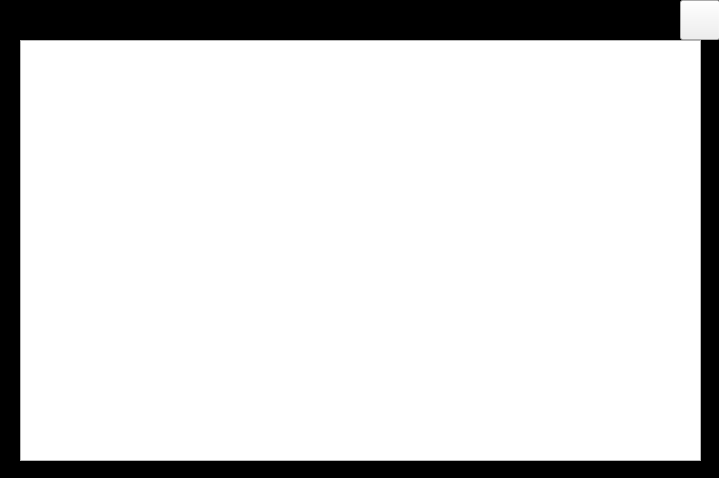
<?xml version="1.0" encoding="UTF-8"?>
<ui version="4.0">
 <class>oneTableView</class>
 <widget class="QWidget" name="oneTableView">
  <property name="geometry">
   <rect>
    <x>0</x>
    <y>0</y>
    <width>719</width>
    <height>478</height>
   </rect>
  </property>
  <property name="windowTitle">
   <string>Form</string>
  </property>
  <widget class="QLabel" name="labe_top">
   <property name="geometry">
    <rect>
     <x>0</x>
     <y>0</y>
     <width>721</width>
     <height>40</height>
    </rect>
   </property>
   <property name="palette">
    <palette>
     <active>
      <colorrole role="WindowText">
       <brush brushstyle="SolidPattern">
        <color alpha="255">
         <red>255</red>
         <green>255</green>
         <blue>255</blue>
        </color>
       </brush>
      </colorrole>
      <colorrole role="Button">
       <brush brushstyle="SolidPattern">
        <color alpha="255">
         <red>0</red>
         <green>0</green>
         <blue>0</blue>
        </color>
       </brush>
      </colorrole>
      <colorrole role="Light">
       <brush brushstyle="SolidPattern">
        <color alpha="255">
         <red>0</red>
         <green>0</green>
         <blue>0</blue>
        </color>
       </brush>
      </colorrole>
      <colorrole role="Midlight">
       <brush brushstyle="SolidPattern">
        <color alpha="255">
         <red>0</red>
         <green>0</green>
         <blue>0</blue>
        </color>
       </brush>
      </colorrole>
      <colorrole role="Dark">
       <brush brushstyle="SolidPattern">
        <color alpha="255">
         <red>0</red>
         <green>0</green>
         <blue>0</blue>
        </color>
       </brush>
      </colorrole>
      <colorrole role="Mid">
       <brush brushstyle="SolidPattern">
        <color alpha="255">
         <red>0</red>
         <green>0</green>
         <blue>0</blue>
        </color>
       </brush>
      </colorrole>
      <colorrole role="Text">
       <brush brushstyle="SolidPattern">
        <color alpha="255">
         <red>255</red>
         <green>255</green>
         <blue>255</blue>
        </color>
       </brush>
      </colorrole>
      <colorrole role="BrightText">
       <brush brushstyle="SolidPattern">
        <color alpha="255">
         <red>255</red>
         <green>255</green>
         <blue>255</blue>
        </color>
       </brush>
      </colorrole>
      <colorrole role="ButtonText">
       <brush brushstyle="SolidPattern">
        <color alpha="255">
         <red>255</red>
         <green>255</green>
         <blue>255</blue>
        </color>
       </brush>
      </colorrole>
      <colorrole role="Base">
       <brush brushstyle="SolidPattern">
        <color alpha="255">
         <red>0</red>
         <green>0</green>
         <blue>0</blue>
        </color>
       </brush>
      </colorrole>
      <colorrole role="Window">
       <brush brushstyle="SolidPattern">
        <color alpha="255">
         <red>0</red>
         <green>0</green>
         <blue>0</blue>
        </color>
       </brush>
      </colorrole>
      <colorrole role="Shadow">
       <brush brushstyle="SolidPattern">
        <color alpha="255">
         <red>0</red>
         <green>0</green>
         <blue>0</blue>
        </color>
       </brush>
      </colorrole>
      <colorrole role="AlternateBase">
       <brush brushstyle="SolidPattern">
        <color alpha="255">
         <red>0</red>
         <green>0</green>
         <blue>0</blue>
        </color>
       </brush>
      </colorrole>
      <colorrole role="ToolTipBase">
       <brush brushstyle="SolidPattern">
        <color alpha="255">
         <red>255</red>
         <green>255</green>
         <blue>220</blue>
        </color>
       </brush>
      </colorrole>
      <colorrole role="ToolTipText">
       <brush brushstyle="SolidPattern">
        <color alpha="255">
         <red>0</red>
         <green>0</green>
         <blue>0</blue>
        </color>
       </brush>
      </colorrole>
     </active>
     <inactive>
      <colorrole role="WindowText">
       <brush brushstyle="SolidPattern">
        <color alpha="255">
         <red>255</red>
         <green>255</green>
         <blue>255</blue>
        </color>
       </brush>
      </colorrole>
      <colorrole role="Button">
       <brush brushstyle="SolidPattern">
        <color alpha="255">
         <red>0</red>
         <green>0</green>
         <blue>0</blue>
        </color>
       </brush>
      </colorrole>
      <colorrole role="Light">
       <brush brushstyle="SolidPattern">
        <color alpha="255">
         <red>0</red>
         <green>0</green>
         <blue>0</blue>
        </color>
       </brush>
      </colorrole>
      <colorrole role="Midlight">
       <brush brushstyle="SolidPattern">
        <color alpha="255">
         <red>0</red>
         <green>0</green>
         <blue>0</blue>
        </color>
       </brush>
      </colorrole>
      <colorrole role="Dark">
       <brush brushstyle="SolidPattern">
        <color alpha="255">
         <red>0</red>
         <green>0</green>
         <blue>0</blue>
        </color>
       </brush>
      </colorrole>
      <colorrole role="Mid">
       <brush brushstyle="SolidPattern">
        <color alpha="255">
         <red>0</red>
         <green>0</green>
         <blue>0</blue>
        </color>
       </brush>
      </colorrole>
      <colorrole role="Text">
       <brush brushstyle="SolidPattern">
        <color alpha="255">
         <red>255</red>
         <green>255</green>
         <blue>255</blue>
        </color>
       </brush>
      </colorrole>
      <colorrole role="BrightText">
       <brush brushstyle="SolidPattern">
        <color alpha="255">
         <red>255</red>
         <green>255</green>
         <blue>255</blue>
        </color>
       </brush>
      </colorrole>
      <colorrole role="ButtonText">
       <brush brushstyle="SolidPattern">
        <color alpha="255">
         <red>255</red>
         <green>255</green>
         <blue>255</blue>
        </color>
       </brush>
      </colorrole>
      <colorrole role="Base">
       <brush brushstyle="SolidPattern">
        <color alpha="255">
         <red>0</red>
         <green>0</green>
         <blue>0</blue>
        </color>
       </brush>
      </colorrole>
      <colorrole role="Window">
       <brush brushstyle="SolidPattern">
        <color alpha="255">
         <red>0</red>
         <green>0</green>
         <blue>0</blue>
        </color>
       </brush>
      </colorrole>
      <colorrole role="Shadow">
       <brush brushstyle="SolidPattern">
        <color alpha="255">
         <red>0</red>
         <green>0</green>
         <blue>0</blue>
        </color>
       </brush>
      </colorrole>
      <colorrole role="AlternateBase">
       <brush brushstyle="SolidPattern">
        <color alpha="255">
         <red>0</red>
         <green>0</green>
         <blue>0</blue>
        </color>
       </brush>
      </colorrole>
      <colorrole role="ToolTipBase">
       <brush brushstyle="SolidPattern">
        <color alpha="255">
         <red>255</red>
         <green>255</green>
         <blue>220</blue>
        </color>
       </brush>
      </colorrole>
      <colorrole role="ToolTipText">
       <brush brushstyle="SolidPattern">
        <color alpha="255">
         <red>0</red>
         <green>0</green>
         <blue>0</blue>
        </color>
       </brush>
      </colorrole>
     </inactive>
     <disabled>
      <colorrole role="WindowText">
       <brush brushstyle="SolidPattern">
        <color alpha="255">
         <red>0</red>
         <green>0</green>
         <blue>0</blue>
        </color>
       </brush>
      </colorrole>
      <colorrole role="Button">
       <brush brushstyle="SolidPattern">
        <color alpha="255">
         <red>0</red>
         <green>0</green>
         <blue>0</blue>
        </color>
       </brush>
      </colorrole>
      <colorrole role="Light">
       <brush brushstyle="SolidPattern">
        <color alpha="255">
         <red>0</red>
         <green>0</green>
         <blue>0</blue>
        </color>
       </brush>
      </colorrole>
      <colorrole role="Midlight">
       <brush brushstyle="SolidPattern">
        <color alpha="255">
         <red>0</red>
         <green>0</green>
         <blue>0</blue>
        </color>
       </brush>
      </colorrole>
      <colorrole role="Dark">
       <brush brushstyle="SolidPattern">
        <color alpha="255">
         <red>0</red>
         <green>0</green>
         <blue>0</blue>
        </color>
       </brush>
      </colorrole>
      <colorrole role="Mid">
       <brush brushstyle="SolidPattern">
        <color alpha="255">
         <red>0</red>
         <green>0</green>
         <blue>0</blue>
        </color>
       </brush>
      </colorrole>
      <colorrole role="Text">
       <brush brushstyle="SolidPattern">
        <color alpha="255">
         <red>0</red>
         <green>0</green>
         <blue>0</blue>
        </color>
       </brush>
      </colorrole>
      <colorrole role="BrightText">
       <brush brushstyle="SolidPattern">
        <color alpha="255">
         <red>255</red>
         <green>255</green>
         <blue>255</blue>
        </color>
       </brush>
      </colorrole>
      <colorrole role="ButtonText">
       <brush brushstyle="SolidPattern">
        <color alpha="255">
         <red>0</red>
         <green>0</green>
         <blue>0</blue>
        </color>
       </brush>
      </colorrole>
      <colorrole role="Base">
       <brush brushstyle="SolidPattern">
        <color alpha="255">
         <red>0</red>
         <green>0</green>
         <blue>0</blue>
        </color>
       </brush>
      </colorrole>
      <colorrole role="Window">
       <brush brushstyle="SolidPattern">
        <color alpha="255">
         <red>0</red>
         <green>0</green>
         <blue>0</blue>
        </color>
       </brush>
      </colorrole>
      <colorrole role="Shadow">
       <brush brushstyle="SolidPattern">
        <color alpha="255">
         <red>0</red>
         <green>0</green>
         <blue>0</blue>
        </color>
       </brush>
      </colorrole>
      <colorrole role="AlternateBase">
       <brush brushstyle="SolidPattern">
        <color alpha="255">
         <red>0</red>
         <green>0</green>
         <blue>0</blue>
        </color>
       </brush>
      </colorrole>
      <colorrole role="ToolTipBase">
       <brush brushstyle="SolidPattern">
        <color alpha="255">
         <red>255</red>
         <green>255</green>
         <blue>220</blue>
        </color>
       </brush>
      </colorrole>
      <colorrole role="ToolTipText">
       <brush brushstyle="SolidPattern">
        <color alpha="255">
         <red>0</red>
         <green>0</green>
         <blue>0</blue>
        </color>
       </brush>
      </colorrole>
     </disabled>
    </palette>
   </property>
   <property name="autoFillBackground">
    <bool>true</bool>
   </property>
   <property name="text">
    <string/>
   </property>
  </widget>
  <widget class="QLabel" name="labe_bot">
   <property name="geometry">
    <rect>
     <x>0</x>
     <y>460</y>
     <width>721</width>
     <height>20</height>
    </rect>
   </property>
   <property name="palette">
    <palette>
     <active>
      <colorrole role="WindowText">
       <brush brushstyle="SolidPattern">
        <color alpha="255">
         <red>255</red>
         <green>255</green>
         <blue>255</blue>
        </color>
       </brush>
      </colorrole>
      <colorrole role="Button">
       <brush brushstyle="SolidPattern">
        <color alpha="255">
         <red>0</red>
         <green>0</green>
         <blue>0</blue>
        </color>
       </brush>
      </colorrole>
      <colorrole role="Light">
       <brush brushstyle="SolidPattern">
        <color alpha="255">
         <red>0</red>
         <green>0</green>
         <blue>0</blue>
        </color>
       </brush>
      </colorrole>
      <colorrole role="Midlight">
       <brush brushstyle="SolidPattern">
        <color alpha="255">
         <red>0</red>
         <green>0</green>
         <blue>0</blue>
        </color>
       </brush>
      </colorrole>
      <colorrole role="Dark">
       <brush brushstyle="SolidPattern">
        <color alpha="255">
         <red>0</red>
         <green>0</green>
         <blue>0</blue>
        </color>
       </brush>
      </colorrole>
      <colorrole role="Mid">
       <brush brushstyle="SolidPattern">
        <color alpha="255">
         <red>0</red>
         <green>0</green>
         <blue>0</blue>
        </color>
       </brush>
      </colorrole>
      <colorrole role="Text">
       <brush brushstyle="SolidPattern">
        <color alpha="255">
         <red>255</red>
         <green>255</green>
         <blue>255</blue>
        </color>
       </brush>
      </colorrole>
      <colorrole role="BrightText">
       <brush brushstyle="SolidPattern">
        <color alpha="255">
         <red>255</red>
         <green>255</green>
         <blue>255</blue>
        </color>
       </brush>
      </colorrole>
      <colorrole role="ButtonText">
       <brush brushstyle="SolidPattern">
        <color alpha="255">
         <red>255</red>
         <green>255</green>
         <blue>255</blue>
        </color>
       </brush>
      </colorrole>
      <colorrole role="Base">
       <brush brushstyle="SolidPattern">
        <color alpha="255">
         <red>0</red>
         <green>0</green>
         <blue>0</blue>
        </color>
       </brush>
      </colorrole>
      <colorrole role="Window">
       <brush brushstyle="SolidPattern">
        <color alpha="255">
         <red>0</red>
         <green>0</green>
         <blue>0</blue>
        </color>
       </brush>
      </colorrole>
      <colorrole role="Shadow">
       <brush brushstyle="SolidPattern">
        <color alpha="255">
         <red>0</red>
         <green>0</green>
         <blue>0</blue>
        </color>
       </brush>
      </colorrole>
      <colorrole role="AlternateBase">
       <brush brushstyle="SolidPattern">
        <color alpha="255">
         <red>0</red>
         <green>0</green>
         <blue>0</blue>
        </color>
       </brush>
      </colorrole>
      <colorrole role="ToolTipBase">
       <brush brushstyle="SolidPattern">
        <color alpha="255">
         <red>255</red>
         <green>255</green>
         <blue>220</blue>
        </color>
       </brush>
      </colorrole>
      <colorrole role="ToolTipText">
       <brush brushstyle="SolidPattern">
        <color alpha="255">
         <red>0</red>
         <green>0</green>
         <blue>0</blue>
        </color>
       </brush>
      </colorrole>
     </active>
     <inactive>
      <colorrole role="WindowText">
       <brush brushstyle="SolidPattern">
        <color alpha="255">
         <red>255</red>
         <green>255</green>
         <blue>255</blue>
        </color>
       </brush>
      </colorrole>
      <colorrole role="Button">
       <brush brushstyle="SolidPattern">
        <color alpha="255">
         <red>0</red>
         <green>0</green>
         <blue>0</blue>
        </color>
       </brush>
      </colorrole>
      <colorrole role="Light">
       <brush brushstyle="SolidPattern">
        <color alpha="255">
         <red>0</red>
         <green>0</green>
         <blue>0</blue>
        </color>
       </brush>
      </colorrole>
      <colorrole role="Midlight">
       <brush brushstyle="SolidPattern">
        <color alpha="255">
         <red>0</red>
         <green>0</green>
         <blue>0</blue>
        </color>
       </brush>
      </colorrole>
      <colorrole role="Dark">
       <brush brushstyle="SolidPattern">
        <color alpha="255">
         <red>0</red>
         <green>0</green>
         <blue>0</blue>
        </color>
       </brush>
      </colorrole>
      <colorrole role="Mid">
       <brush brushstyle="SolidPattern">
        <color alpha="255">
         <red>0</red>
         <green>0</green>
         <blue>0</blue>
        </color>
       </brush>
      </colorrole>
      <colorrole role="Text">
       <brush brushstyle="SolidPattern">
        <color alpha="255">
         <red>255</red>
         <green>255</green>
         <blue>255</blue>
        </color>
       </brush>
      </colorrole>
      <colorrole role="BrightText">
       <brush brushstyle="SolidPattern">
        <color alpha="255">
         <red>255</red>
         <green>255</green>
         <blue>255</blue>
        </color>
       </brush>
      </colorrole>
      <colorrole role="ButtonText">
       <brush brushstyle="SolidPattern">
        <color alpha="255">
         <red>255</red>
         <green>255</green>
         <blue>255</blue>
        </color>
       </brush>
      </colorrole>
      <colorrole role="Base">
       <brush brushstyle="SolidPattern">
        <color alpha="255">
         <red>0</red>
         <green>0</green>
         <blue>0</blue>
        </color>
       </brush>
      </colorrole>
      <colorrole role="Window">
       <brush brushstyle="SolidPattern">
        <color alpha="255">
         <red>0</red>
         <green>0</green>
         <blue>0</blue>
        </color>
       </brush>
      </colorrole>
      <colorrole role="Shadow">
       <brush brushstyle="SolidPattern">
        <color alpha="255">
         <red>0</red>
         <green>0</green>
         <blue>0</blue>
        </color>
       </brush>
      </colorrole>
      <colorrole role="AlternateBase">
       <brush brushstyle="SolidPattern">
        <color alpha="255">
         <red>0</red>
         <green>0</green>
         <blue>0</blue>
        </color>
       </brush>
      </colorrole>
      <colorrole role="ToolTipBase">
       <brush brushstyle="SolidPattern">
        <color alpha="255">
         <red>255</red>
         <green>255</green>
         <blue>220</blue>
        </color>
       </brush>
      </colorrole>
      <colorrole role="ToolTipText">
       <brush brushstyle="SolidPattern">
        <color alpha="255">
         <red>0</red>
         <green>0</green>
         <blue>0</blue>
        </color>
       </brush>
      </colorrole>
     </inactive>
     <disabled>
      <colorrole role="WindowText">
       <brush brushstyle="SolidPattern">
        <color alpha="255">
         <red>0</red>
         <green>0</green>
         <blue>0</blue>
        </color>
       </brush>
      </colorrole>
      <colorrole role="Button">
       <brush brushstyle="SolidPattern">
        <color alpha="255">
         <red>0</red>
         <green>0</green>
         <blue>0</blue>
        </color>
       </brush>
      </colorrole>
      <colorrole role="Light">
       <brush brushstyle="SolidPattern">
        <color alpha="255">
         <red>0</red>
         <green>0</green>
         <blue>0</blue>
        </color>
       </brush>
      </colorrole>
      <colorrole role="Midlight">
       <brush brushstyle="SolidPattern">
        <color alpha="255">
         <red>0</red>
         <green>0</green>
         <blue>0</blue>
        </color>
       </brush>
      </colorrole>
      <colorrole role="Dark">
       <brush brushstyle="SolidPattern">
        <color alpha="255">
         <red>0</red>
         <green>0</green>
         <blue>0</blue>
        </color>
       </brush>
      </colorrole>
      <colorrole role="Mid">
       <brush brushstyle="SolidPattern">
        <color alpha="255">
         <red>0</red>
         <green>0</green>
         <blue>0</blue>
        </color>
       </brush>
      </colorrole>
      <colorrole role="Text">
       <brush brushstyle="SolidPattern">
        <color alpha="255">
         <red>0</red>
         <green>0</green>
         <blue>0</blue>
        </color>
       </brush>
      </colorrole>
      <colorrole role="BrightText">
       <brush brushstyle="SolidPattern">
        <color alpha="255">
         <red>255</red>
         <green>255</green>
         <blue>255</blue>
        </color>
       </brush>
      </colorrole>
      <colorrole role="ButtonText">
       <brush brushstyle="SolidPattern">
        <color alpha="255">
         <red>0</red>
         <green>0</green>
         <blue>0</blue>
        </color>
       </brush>
      </colorrole>
      <colorrole role="Base">
       <brush brushstyle="SolidPattern">
        <color alpha="255">
         <red>0</red>
         <green>0</green>
         <blue>0</blue>
        </color>
       </brush>
      </colorrole>
      <colorrole role="Window">
       <brush brushstyle="SolidPattern">
        <color alpha="255">
         <red>0</red>
         <green>0</green>
         <blue>0</blue>
        </color>
       </brush>
      </colorrole>
      <colorrole role="Shadow">
       <brush brushstyle="SolidPattern">
        <color alpha="255">
         <red>0</red>
         <green>0</green>
         <blue>0</blue>
        </color>
       </brush>
      </colorrole>
      <colorrole role="AlternateBase">
       <brush brushstyle="SolidPattern">
        <color alpha="255">
         <red>0</red>
         <green>0</green>
         <blue>0</blue>
        </color>
       </brush>
      </colorrole>
      <colorrole role="ToolTipBase">
       <brush brushstyle="SolidPattern">
        <color alpha="255">
         <red>255</red>
         <green>255</green>
         <blue>220</blue>
        </color>
       </brush>
      </colorrole>
      <colorrole role="ToolTipText">
       <brush brushstyle="SolidPattern">
        <color alpha="255">
         <red>0</red>
         <green>0</green>
         <blue>0</blue>
        </color>
       </brush>
      </colorrole>
     </disabled>
    </palette>
   </property>
   <property name="autoFillBackground">
    <bool>true</bool>
   </property>
   <property name="text">
    <string/>
   </property>
  </widget>
  <widget class="QLabel" name="labe_left">
   <property name="geometry">
    <rect>
     <x>0</x>
     <y>10</y>
     <width>20</width>
     <height>451</height>
    </rect>
   </property>
   <property name="palette">
    <palette>
     <active>
      <colorrole role="WindowText">
       <brush brushstyle="SolidPattern">
        <color alpha="255">
         <red>255</red>
         <green>255</green>
         <blue>255</blue>
        </color>
       </brush>
      </colorrole>
      <colorrole role="Button">
       <brush brushstyle="SolidPattern">
        <color alpha="255">
         <red>0</red>
         <green>0</green>
         <blue>0</blue>
        </color>
       </brush>
      </colorrole>
      <colorrole role="Light">
       <brush brushstyle="SolidPattern">
        <color alpha="255">
         <red>0</red>
         <green>0</green>
         <blue>0</blue>
        </color>
       </brush>
      </colorrole>
      <colorrole role="Midlight">
       <brush brushstyle="SolidPattern">
        <color alpha="255">
         <red>0</red>
         <green>0</green>
         <blue>0</blue>
        </color>
       </brush>
      </colorrole>
      <colorrole role="Dark">
       <brush brushstyle="SolidPattern">
        <color alpha="255">
         <red>0</red>
         <green>0</green>
         <blue>0</blue>
        </color>
       </brush>
      </colorrole>
      <colorrole role="Mid">
       <brush brushstyle="SolidPattern">
        <color alpha="255">
         <red>0</red>
         <green>0</green>
         <blue>0</blue>
        </color>
       </brush>
      </colorrole>
      <colorrole role="Text">
       <brush brushstyle="SolidPattern">
        <color alpha="255">
         <red>255</red>
         <green>255</green>
         <blue>255</blue>
        </color>
       </brush>
      </colorrole>
      <colorrole role="BrightText">
       <brush brushstyle="SolidPattern">
        <color alpha="255">
         <red>255</red>
         <green>255</green>
         <blue>255</blue>
        </color>
       </brush>
      </colorrole>
      <colorrole role="ButtonText">
       <brush brushstyle="SolidPattern">
        <color alpha="255">
         <red>255</red>
         <green>255</green>
         <blue>255</blue>
        </color>
       </brush>
      </colorrole>
      <colorrole role="Base">
       <brush brushstyle="SolidPattern">
        <color alpha="255">
         <red>0</red>
         <green>0</green>
         <blue>0</blue>
        </color>
       </brush>
      </colorrole>
      <colorrole role="Window">
       <brush brushstyle="SolidPattern">
        <color alpha="255">
         <red>0</red>
         <green>0</green>
         <blue>0</blue>
        </color>
       </brush>
      </colorrole>
      <colorrole role="Shadow">
       <brush brushstyle="SolidPattern">
        <color alpha="255">
         <red>0</red>
         <green>0</green>
         <blue>0</blue>
        </color>
       </brush>
      </colorrole>
      <colorrole role="AlternateBase">
       <brush brushstyle="SolidPattern">
        <color alpha="255">
         <red>0</red>
         <green>0</green>
         <blue>0</blue>
        </color>
       </brush>
      </colorrole>
      <colorrole role="ToolTipBase">
       <brush brushstyle="SolidPattern">
        <color alpha="255">
         <red>255</red>
         <green>255</green>
         <blue>220</blue>
        </color>
       </brush>
      </colorrole>
      <colorrole role="ToolTipText">
       <brush brushstyle="SolidPattern">
        <color alpha="255">
         <red>0</red>
         <green>0</green>
         <blue>0</blue>
        </color>
       </brush>
      </colorrole>
     </active>
     <inactive>
      <colorrole role="WindowText">
       <brush brushstyle="SolidPattern">
        <color alpha="255">
         <red>255</red>
         <green>255</green>
         <blue>255</blue>
        </color>
       </brush>
      </colorrole>
      <colorrole role="Button">
       <brush brushstyle="SolidPattern">
        <color alpha="255">
         <red>0</red>
         <green>0</green>
         <blue>0</blue>
        </color>
       </brush>
      </colorrole>
      <colorrole role="Light">
       <brush brushstyle="SolidPattern">
        <color alpha="255">
         <red>0</red>
         <green>0</green>
         <blue>0</blue>
        </color>
       </brush>
      </colorrole>
      <colorrole role="Midlight">
       <brush brushstyle="SolidPattern">
        <color alpha="255">
         <red>0</red>
         <green>0</green>
         <blue>0</blue>
        </color>
       </brush>
      </colorrole>
      <colorrole role="Dark">
       <brush brushstyle="SolidPattern">
        <color alpha="255">
         <red>0</red>
         <green>0</green>
         <blue>0</blue>
        </color>
       </brush>
      </colorrole>
      <colorrole role="Mid">
       <brush brushstyle="SolidPattern">
        <color alpha="255">
         <red>0</red>
         <green>0</green>
         <blue>0</blue>
        </color>
       </brush>
      </colorrole>
      <colorrole role="Text">
       <brush brushstyle="SolidPattern">
        <color alpha="255">
         <red>255</red>
         <green>255</green>
         <blue>255</blue>
        </color>
       </brush>
      </colorrole>
      <colorrole role="BrightText">
       <brush brushstyle="SolidPattern">
        <color alpha="255">
         <red>255</red>
         <green>255</green>
         <blue>255</blue>
        </color>
       </brush>
      </colorrole>
      <colorrole role="ButtonText">
       <brush brushstyle="SolidPattern">
        <color alpha="255">
         <red>255</red>
         <green>255</green>
         <blue>255</blue>
        </color>
       </brush>
      </colorrole>
      <colorrole role="Base">
       <brush brushstyle="SolidPattern">
        <color alpha="255">
         <red>0</red>
         <green>0</green>
         <blue>0</blue>
        </color>
       </brush>
      </colorrole>
      <colorrole role="Window">
       <brush brushstyle="SolidPattern">
        <color alpha="255">
         <red>0</red>
         <green>0</green>
         <blue>0</blue>
        </color>
       </brush>
      </colorrole>
      <colorrole role="Shadow">
       <brush brushstyle="SolidPattern">
        <color alpha="255">
         <red>0</red>
         <green>0</green>
         <blue>0</blue>
        </color>
       </brush>
      </colorrole>
      <colorrole role="AlternateBase">
       <brush brushstyle="SolidPattern">
        <color alpha="255">
         <red>0</red>
         <green>0</green>
         <blue>0</blue>
        </color>
       </brush>
      </colorrole>
      <colorrole role="ToolTipBase">
       <brush brushstyle="SolidPattern">
        <color alpha="255">
         <red>255</red>
         <green>255</green>
         <blue>220</blue>
        </color>
       </brush>
      </colorrole>
      <colorrole role="ToolTipText">
       <brush brushstyle="SolidPattern">
        <color alpha="255">
         <red>0</red>
         <green>0</green>
         <blue>0</blue>
        </color>
       </brush>
      </colorrole>
     </inactive>
     <disabled>
      <colorrole role="WindowText">
       <brush brushstyle="SolidPattern">
        <color alpha="255">
         <red>0</red>
         <green>0</green>
         <blue>0</blue>
        </color>
       </brush>
      </colorrole>
      <colorrole role="Button">
       <brush brushstyle="SolidPattern">
        <color alpha="255">
         <red>0</red>
         <green>0</green>
         <blue>0</blue>
        </color>
       </brush>
      </colorrole>
      <colorrole role="Light">
       <brush brushstyle="SolidPattern">
        <color alpha="255">
         <red>0</red>
         <green>0</green>
         <blue>0</blue>
        </color>
       </brush>
      </colorrole>
      <colorrole role="Midlight">
       <brush brushstyle="SolidPattern">
        <color alpha="255">
         <red>0</red>
         <green>0</green>
         <blue>0</blue>
        </color>
       </brush>
      </colorrole>
      <colorrole role="Dark">
       <brush brushstyle="SolidPattern">
        <color alpha="255">
         <red>0</red>
         <green>0</green>
         <blue>0</blue>
        </color>
       </brush>
      </colorrole>
      <colorrole role="Mid">
       <brush brushstyle="SolidPattern">
        <color alpha="255">
         <red>0</red>
         <green>0</green>
         <blue>0</blue>
        </color>
       </brush>
      </colorrole>
      <colorrole role="Text">
       <brush brushstyle="SolidPattern">
        <color alpha="255">
         <red>0</red>
         <green>0</green>
         <blue>0</blue>
        </color>
       </brush>
      </colorrole>
      <colorrole role="BrightText">
       <brush brushstyle="SolidPattern">
        <color alpha="255">
         <red>255</red>
         <green>255</green>
         <blue>255</blue>
        </color>
       </brush>
      </colorrole>
      <colorrole role="ButtonText">
       <brush brushstyle="SolidPattern">
        <color alpha="255">
         <red>0</red>
         <green>0</green>
         <blue>0</blue>
        </color>
       </brush>
      </colorrole>
      <colorrole role="Base">
       <brush brushstyle="SolidPattern">
        <color alpha="255">
         <red>0</red>
         <green>0</green>
         <blue>0</blue>
        </color>
       </brush>
      </colorrole>
      <colorrole role="Window">
       <brush brushstyle="SolidPattern">
        <color alpha="255">
         <red>0</red>
         <green>0</green>
         <blue>0</blue>
        </color>
       </brush>
      </colorrole>
      <colorrole role="Shadow">
       <brush brushstyle="SolidPattern">
        <color alpha="255">
         <red>0</red>
         <green>0</green>
         <blue>0</blue>
        </color>
       </brush>
      </colorrole>
      <colorrole role="AlternateBase">
       <brush brushstyle="SolidPattern">
        <color alpha="255">
         <red>0</red>
         <green>0</green>
         <blue>0</blue>
        </color>
       </brush>
      </colorrole>
      <colorrole role="ToolTipBase">
       <brush brushstyle="SolidPattern">
        <color alpha="255">
         <red>255</red>
         <green>255</green>
         <blue>220</blue>
        </color>
       </brush>
      </colorrole>
      <colorrole role="ToolTipText">
       <brush brushstyle="SolidPattern">
        <color alpha="255">
         <red>0</red>
         <green>0</green>
         <blue>0</blue>
        </color>
       </brush>
      </colorrole>
     </disabled>
    </palette>
   </property>
   <property name="autoFillBackground">
    <bool>true</bool>
   </property>
   <property name="text">
    <string/>
   </property>
  </widget>
  <widget class="QLabel" name="labe_right">
   <property name="geometry">
    <rect>
     <x>700</x>
     <y>10</y>
     <width>20</width>
     <height>451</height>
    </rect>
   </property>
   <property name="palette">
    <palette>
     <active>
      <colorrole role="WindowText">
       <brush brushstyle="SolidPattern">
        <color alpha="255">
         <red>255</red>
         <green>255</green>
         <blue>255</blue>
        </color>
       </brush>
      </colorrole>
      <colorrole role="Button">
       <brush brushstyle="SolidPattern">
        <color alpha="255">
         <red>0</red>
         <green>0</green>
         <blue>0</blue>
        </color>
       </brush>
      </colorrole>
      <colorrole role="Light">
       <brush brushstyle="SolidPattern">
        <color alpha="255">
         <red>0</red>
         <green>0</green>
         <blue>0</blue>
        </color>
       </brush>
      </colorrole>
      <colorrole role="Midlight">
       <brush brushstyle="SolidPattern">
        <color alpha="255">
         <red>0</red>
         <green>0</green>
         <blue>0</blue>
        </color>
       </brush>
      </colorrole>
      <colorrole role="Dark">
       <brush brushstyle="SolidPattern">
        <color alpha="255">
         <red>0</red>
         <green>0</green>
         <blue>0</blue>
        </color>
       </brush>
      </colorrole>
      <colorrole role="Mid">
       <brush brushstyle="SolidPattern">
        <color alpha="255">
         <red>0</red>
         <green>0</green>
         <blue>0</blue>
        </color>
       </brush>
      </colorrole>
      <colorrole role="Text">
       <brush brushstyle="SolidPattern">
        <color alpha="255">
         <red>255</red>
         <green>255</green>
         <blue>255</blue>
        </color>
       </brush>
      </colorrole>
      <colorrole role="BrightText">
       <brush brushstyle="SolidPattern">
        <color alpha="255">
         <red>255</red>
         <green>255</green>
         <blue>255</blue>
        </color>
       </brush>
      </colorrole>
      <colorrole role="ButtonText">
       <brush brushstyle="SolidPattern">
        <color alpha="255">
         <red>255</red>
         <green>255</green>
         <blue>255</blue>
        </color>
       </brush>
      </colorrole>
      <colorrole role="Base">
       <brush brushstyle="SolidPattern">
        <color alpha="255">
         <red>0</red>
         <green>0</green>
         <blue>0</blue>
        </color>
       </brush>
      </colorrole>
      <colorrole role="Window">
       <brush brushstyle="SolidPattern">
        <color alpha="255">
         <red>0</red>
         <green>0</green>
         <blue>0</blue>
        </color>
       </brush>
      </colorrole>
      <colorrole role="Shadow">
       <brush brushstyle="SolidPattern">
        <color alpha="255">
         <red>0</red>
         <green>0</green>
         <blue>0</blue>
        </color>
       </brush>
      </colorrole>
      <colorrole role="AlternateBase">
       <brush brushstyle="SolidPattern">
        <color alpha="255">
         <red>0</red>
         <green>0</green>
         <blue>0</blue>
        </color>
       </brush>
      </colorrole>
      <colorrole role="ToolTipBase">
       <brush brushstyle="SolidPattern">
        <color alpha="255">
         <red>255</red>
         <green>255</green>
         <blue>220</blue>
        </color>
       </brush>
      </colorrole>
      <colorrole role="ToolTipText">
       <brush brushstyle="SolidPattern">
        <color alpha="255">
         <red>0</red>
         <green>0</green>
         <blue>0</blue>
        </color>
       </brush>
      </colorrole>
     </active>
     <inactive>
      <colorrole role="WindowText">
       <brush brushstyle="SolidPattern">
        <color alpha="255">
         <red>255</red>
         <green>255</green>
         <blue>255</blue>
        </color>
       </brush>
      </colorrole>
      <colorrole role="Button">
       <brush brushstyle="SolidPattern">
        <color alpha="255">
         <red>0</red>
         <green>0</green>
         <blue>0</blue>
        </color>
       </brush>
      </colorrole>
      <colorrole role="Light">
       <brush brushstyle="SolidPattern">
        <color alpha="255">
         <red>0</red>
         <green>0</green>
         <blue>0</blue>
        </color>
       </brush>
      </colorrole>
      <colorrole role="Midlight">
       <brush brushstyle="SolidPattern">
        <color alpha="255">
         <red>0</red>
         <green>0</green>
         <blue>0</blue>
        </color>
       </brush>
      </colorrole>
      <colorrole role="Dark">
       <brush brushstyle="SolidPattern">
        <color alpha="255">
         <red>0</red>
         <green>0</green>
         <blue>0</blue>
        </color>
       </brush>
      </colorrole>
      <colorrole role="Mid">
       <brush brushstyle="SolidPattern">
        <color alpha="255">
         <red>0</red>
         <green>0</green>
         <blue>0</blue>
        </color>
       </brush>
      </colorrole>
      <colorrole role="Text">
       <brush brushstyle="SolidPattern">
        <color alpha="255">
         <red>255</red>
         <green>255</green>
         <blue>255</blue>
        </color>
       </brush>
      </colorrole>
      <colorrole role="BrightText">
       <brush brushstyle="SolidPattern">
        <color alpha="255">
         <red>255</red>
         <green>255</green>
         <blue>255</blue>
        </color>
       </brush>
      </colorrole>
      <colorrole role="ButtonText">
       <brush brushstyle="SolidPattern">
        <color alpha="255">
         <red>255</red>
         <green>255</green>
         <blue>255</blue>
        </color>
       </brush>
      </colorrole>
      <colorrole role="Base">
       <brush brushstyle="SolidPattern">
        <color alpha="255">
         <red>0</red>
         <green>0</green>
         <blue>0</blue>
        </color>
       </brush>
      </colorrole>
      <colorrole role="Window">
       <brush brushstyle="SolidPattern">
        <color alpha="255">
         <red>0</red>
         <green>0</green>
         <blue>0</blue>
        </color>
       </brush>
      </colorrole>
      <colorrole role="Shadow">
       <brush brushstyle="SolidPattern">
        <color alpha="255">
         <red>0</red>
         <green>0</green>
         <blue>0</blue>
        </color>
       </brush>
      </colorrole>
      <colorrole role="AlternateBase">
       <brush brushstyle="SolidPattern">
        <color alpha="255">
         <red>0</red>
         <green>0</green>
         <blue>0</blue>
        </color>
       </brush>
      </colorrole>
      <colorrole role="ToolTipBase">
       <brush brushstyle="SolidPattern">
        <color alpha="255">
         <red>255</red>
         <green>255</green>
         <blue>220</blue>
        </color>
       </brush>
      </colorrole>
      <colorrole role="ToolTipText">
       <brush brushstyle="SolidPattern">
        <color alpha="255">
         <red>0</red>
         <green>0</green>
         <blue>0</blue>
        </color>
       </brush>
      </colorrole>
     </inactive>
     <disabled>
      <colorrole role="WindowText">
       <brush brushstyle="SolidPattern">
        <color alpha="255">
         <red>0</red>
         <green>0</green>
         <blue>0</blue>
        </color>
       </brush>
      </colorrole>
      <colorrole role="Button">
       <brush brushstyle="SolidPattern">
        <color alpha="255">
         <red>0</red>
         <green>0</green>
         <blue>0</blue>
        </color>
       </brush>
      </colorrole>
      <colorrole role="Light">
       <brush brushstyle="SolidPattern">
        <color alpha="255">
         <red>0</red>
         <green>0</green>
         <blue>0</blue>
        </color>
       </brush>
      </colorrole>
      <colorrole role="Midlight">
       <brush brushstyle="SolidPattern">
        <color alpha="255">
         <red>0</red>
         <green>0</green>
         <blue>0</blue>
        </color>
       </brush>
      </colorrole>
      <colorrole role="Dark">
       <brush brushstyle="SolidPattern">
        <color alpha="255">
         <red>0</red>
         <green>0</green>
         <blue>0</blue>
        </color>
       </brush>
      </colorrole>
      <colorrole role="Mid">
       <brush brushstyle="SolidPattern">
        <color alpha="255">
         <red>0</red>
         <green>0</green>
         <blue>0</blue>
        </color>
       </brush>
      </colorrole>
      <colorrole role="Text">
       <brush brushstyle="SolidPattern">
        <color alpha="255">
         <red>0</red>
         <green>0</green>
         <blue>0</blue>
        </color>
       </brush>
      </colorrole>
      <colorrole role="BrightText">
       <brush brushstyle="SolidPattern">
        <color alpha="255">
         <red>255</red>
         <green>255</green>
         <blue>255</blue>
        </color>
       </brush>
      </colorrole>
      <colorrole role="ButtonText">
       <brush brushstyle="SolidPattern">
        <color alpha="255">
         <red>0</red>
         <green>0</green>
         <blue>0</blue>
        </color>
       </brush>
      </colorrole>
      <colorrole role="Base">
       <brush brushstyle="SolidPattern">
        <color alpha="255">
         <red>0</red>
         <green>0</green>
         <blue>0</blue>
        </color>
       </brush>
      </colorrole>
      <colorrole role="Window">
       <brush brushstyle="SolidPattern">
        <color alpha="255">
         <red>0</red>
         <green>0</green>
         <blue>0</blue>
        </color>
       </brush>
      </colorrole>
      <colorrole role="Shadow">
       <brush brushstyle="SolidPattern">
        <color alpha="255">
         <red>0</red>
         <green>0</green>
         <blue>0</blue>
        </color>
       </brush>
      </colorrole>
      <colorrole role="AlternateBase">
       <brush brushstyle="SolidPattern">
        <color alpha="255">
         <red>0</red>
         <green>0</green>
         <blue>0</blue>
        </color>
       </brush>
      </colorrole>
      <colorrole role="ToolTipBase">
       <brush brushstyle="SolidPattern">
        <color alpha="255">
         <red>255</red>
         <green>255</green>
         <blue>220</blue>
        </color>
       </brush>
      </colorrole>
      <colorrole role="ToolTipText">
       <brush brushstyle="SolidPattern">
        <color alpha="255">
         <red>0</red>
         <green>0</green>
         <blue>0</blue>
        </color>
       </brush>
      </colorrole>
     </disabled>
    </palette>
   </property>
   <property name="autoFillBackground">
    <bool>true</bool>
   </property>
   <property name="text">
    <string/>
   </property>
  </widget>
  <widget class="QTableWidget" name="tableWidget">
   <property name="geometry">
    <rect>
     <x>20</x>
     <y>40</y>
     <width>681</width>
     <height>421</height>
    </rect>
   </property>
  </widget>
  <widget class="QPushButton" name="ExitButton">
   <property name="geometry">
    <rect>
     <x>680</x>
     <y>0</y>
     <width>40</width>
     <height>40</height>
    </rect>
   </property>
   <property name="text">
    <string/>
   </property>
   <property name="icon">
    <iconset>
     <normaloff>image/NO.png</normaloff>image/NO.png</iconset>
   </property>
   <property name="iconSize">
    <size>
     <width>30</width>
     <height>30</height>
    </size>
   </property>
   <property name="checkable">
    <bool>false</bool>
   </property>
  </widget>
 </widget>
 <resources/>
 <connections/>
</ui>
